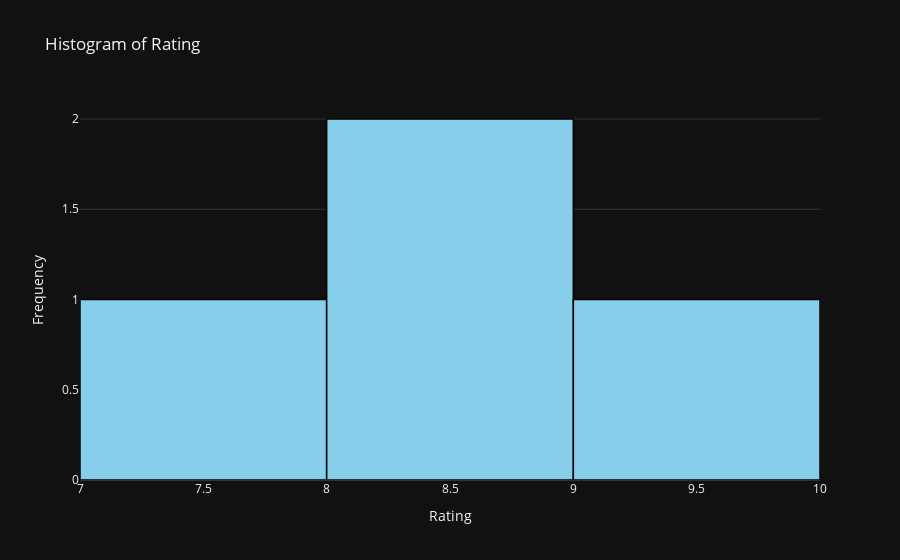

The notebook cell this image was saved under:
### Code cell
Histogram('Rating')

### Figure 1 — Plotly figure (JSON) as saved in the notebook; plotly's stock layout.template omitted (floating-point values rounded to 4 significant figures)
{"data": [{"marker": {"color": "skyblue", "line": {"color": "black", "width": 1.5}}, "type": "histogram", "x": [8.5, 7.2, 9.1, null, 8.8]}], "layout": {"title": {"text": "Histogram of Rating"}, "xaxis": {"title": {"text": "Rating"}}, "yaxis": {"title": {"text": "Frequency"}}}}
